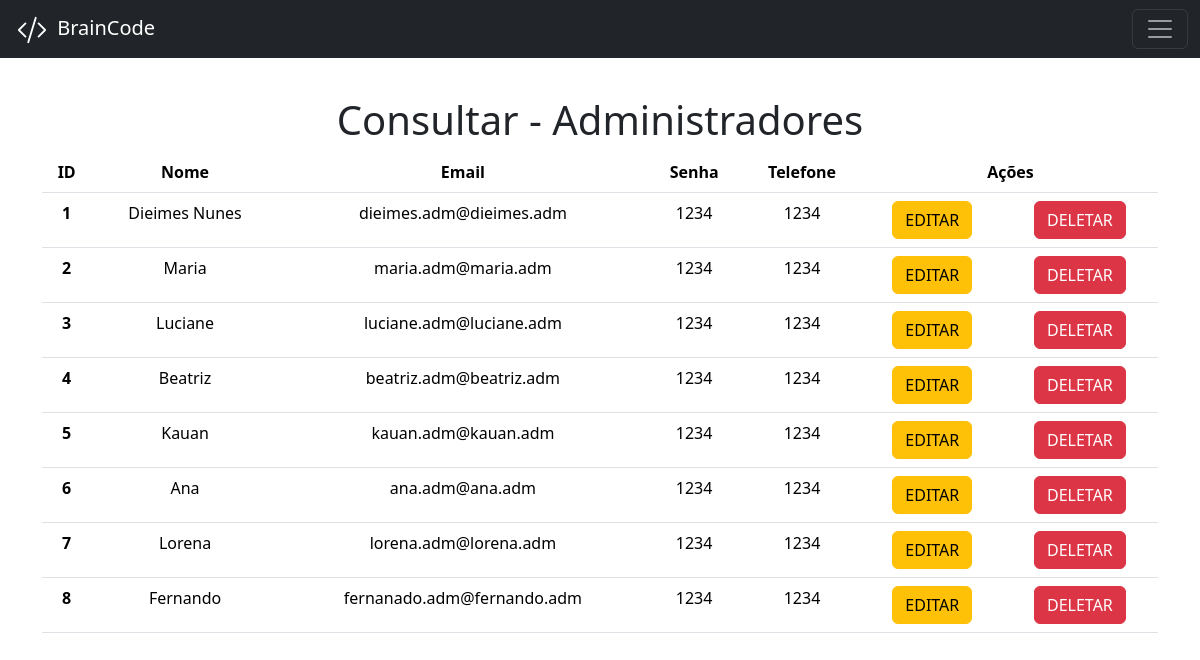
/consultar_adm.php (signed in), run on the app's committed database.
### tables this page shows
CREATE TABLE `pi_2024_braincode_adm` (
  `id` int(11) NOT NULL,
  `nome_adm` varchar(300) NOT NULL,
  `email` varchar(300) NOT NULL,
  `senha` varchar(300) NOT NULL,
  `telefone` varchar(300) NOT NULL
);

### consultar_adm.php (the view, shortened to what this page needs)
<?php
    include("adm/conexao.php");
    $sql_consultar_aluno = "SELECT * FROM pi_2024_braincode_adm";
    $resultado = $mysqli->query($sql_consultar_aluno);
?>
<!DOCTYPE html>
<html lang="pt-br">
<head>
    <link href="https://cdn.jsdelivr.net/npm/bootstrap@5.3.2/dist/css/bootstrap.min.css" rel="stylesheet">
</head>
<body>
    <?php include("menu.php");  ?>
    <div class="container text-center">
        <br>
        <br>
        <br>
        <br>
        <h1>Consultar - Administradores</h1>
        <div class="table-responsive">
        <table class="table">
            <thead>
                <tr>
                    <th scope="col">ID</th>
                    <th scope="col">Nome</th>
                    <th scope="col">Email</th>
                    <th scope="col">Senha</th>
                    <th scope="col">Telefone</th>
                    <th scope="col" colspan="2">Ações</th>
                </tr>
            </thead>
            <tbody>
                <?php
                    while ($linha = $resultado->fetch_assoc()) {
                ?>
                    <tr>
                        <th scope="row"><?php echo $linha['id']; ?></th>
                        <td><?php echo $linha['nome_adm']; ?></td>
                        <td><?php echo $linha['email']; ?></td>
                        <td><?php echo $linha['senha']; ?></td>
                        <td><?php echo $linha['telefone']; ?></td>
                        <td>
                            <a class="btn btn-warning" href="#">EDITAR</a>
                        </td>
                        <td>
                            <a class="btn btn-danger" href="#">DELETAR</a>
                        </td>
                    </tr>
                <?php
                    }
                ?>
            </tbody>
        </table>
        </div>
    </div>
</body>
</html>

### data on the page
pi_2024_braincode_adm: id "1", nome_adm "Dieimes Nunes", email "dieimes.adm@dieimes.adm", senha "1234", telefone "1234"
pi_2024_braincode_adm: id "2", nome_adm "Maria", email "maria.adm@maria.adm", senha "1234", telefone "1234"
pi_2024_braincode_adm: id "3", nome_adm "Luciane", email "luciane.adm@luciane.adm", senha "1234", telefone "1234"
pi_2024_braincode_adm: id "4", nome_adm "Beatriz", email "beatriz.adm@beatriz.adm", senha "1234", telefone "1234"
pi_2024_braincode_adm: id "5", nome_adm "Kauan", email "kauan.adm@kauan.adm", senha "1234", telefone "1234"
pi_2024_braincode_adm: id "6", nome_adm "Ana", email "ana.adm@ana.adm", senha "1234", telefone "1234"
pi_2024_braincode_adm: id "7", nome_adm "Lorena", email "lorena.adm@lorena.adm", senha "1234", telefone "1234"
pi_2024_braincode_adm: id "8", nome_adm "Fernando", email "fernanado.adm@fernando.adm", senha "1234", telefone "1234"
